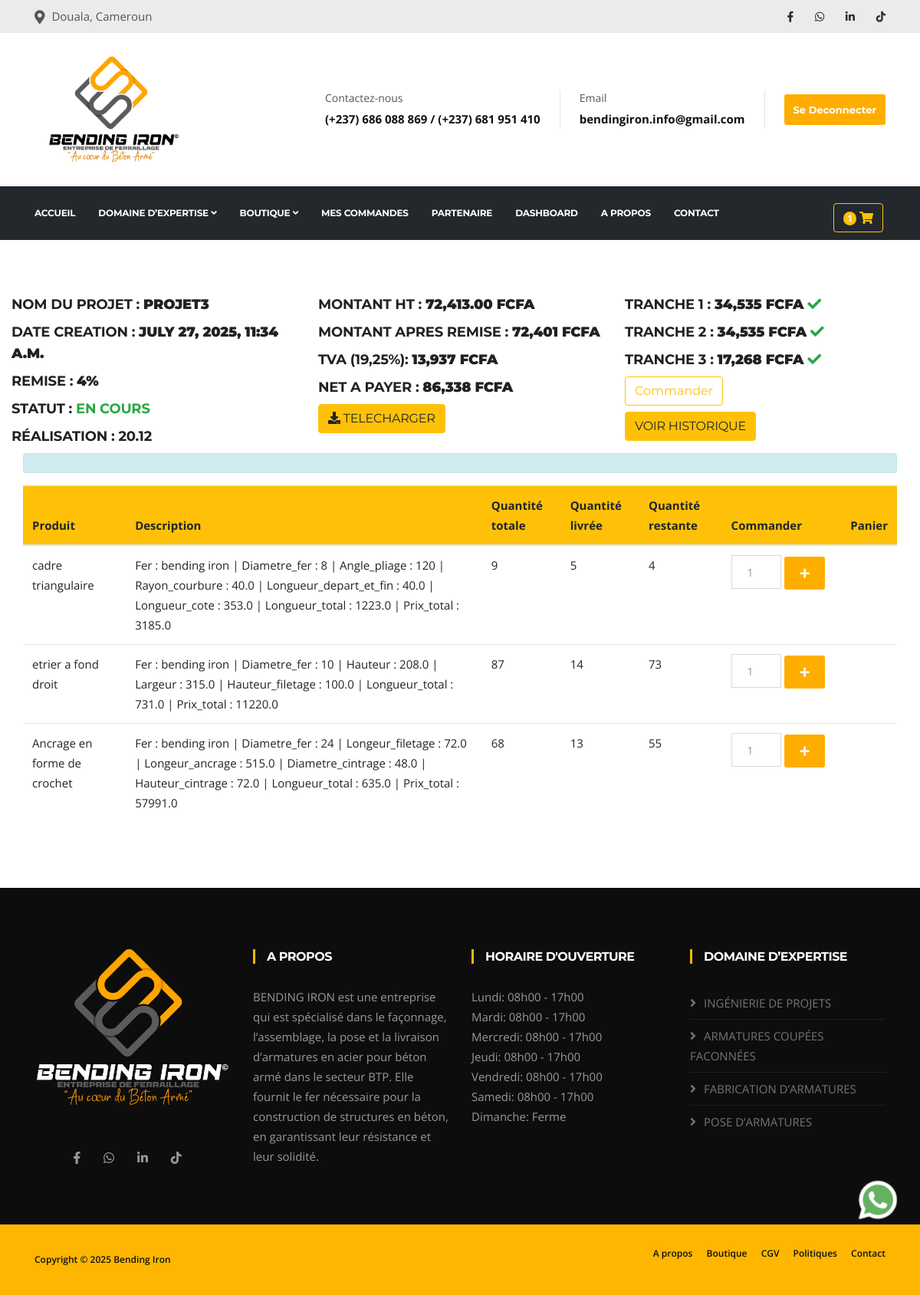
The app's page /partenaire/detail-sur-le-projet/4 (signed in) with its own data.
### partenaires/models.py (models this page shows, shortened)
class Projet(models.Model):
    partenariat=models.ForeignKey(Partenariats, on_delete=models.CASCADE)
    user = models.ForeignKey(User, on_delete=models.CASCADE)
    name=models.CharField(max_length=255, unique=True)
    statut=models.CharField(max_length=255, default='en cours')
    reduction=models.IntegerField(default=15)
    created_at= models.DateTimeField(auto_now_add=True)
    update_at= models.DateTimeField(auto_now=True)
    class Meta:
        constraints = [
            models.UniqueConstraint(fields=['name','partenariat'],name='unique_name_partenariat')
        ]
    @property
    def prix_revient_total(self):
        return sum(item.prix_revient for item in self.projetitems.all())
    @property
    def montant_total(self):
        return sum(item.prix_u * item.quantite for item in self.projetitems.all())
    @property
    def montant_apres_remise(self):
        return round(self.montant_total-((self.prix_revient_total*self.reduction)/100))
    @property
    def montant_tva(self):
        return round((self.montant_apres_remise*19.25)/100)
    @property
    def net_payer(self):
        return round(self.montant_tva + self.montant_apres_remise)
    @property
    def tranche1(self):
        return round((self.net_payer*40)/100)
    @property
    def tranche2(self):
        return round((self.net_payer*40)/100)
    @property
    def tranche3(self):
        return round((self.net_payer*20)/100)
    @property
    def tranche1_payee(self):
        return self.paiements.filter(tranche=1).exists()
    @property
    def tranche2_payee(self):
        return self.paiements.filter(tranche=2).exists()
    @property
    def tranche3_payee(self):
        return self.paiements.filter(tranche=3).exists()
    @property
    def is_solde(self):
        return self.tranche1_payee and self.tranche2_payee and self.tranche3_payee
    @property
    def quantite_totale_commandee(self):
        return self.projetitems.aggregate(total=models.Sum('quantite'))['total'] or 0
    @property
    def quantite_commande_totale(self):
        total = ProjetOrderItem.objects.filter(
            projet_item__projet=self
        ).aggregate(
            somme=Sum('quantite')
        )['somme']
        return total or 0
    @property
    def pourcentage_realisation(self):
        quantite_prevue = self.quantite_totale_commandee
        quantite_commandee = self.quantite_commande_totale
        if quantite_prevue == 0:
            return 0  # éviter division par zéro
        pourcentage = (quantite_commandee / quantite_prevue) * 100
        return round(pourcentage, 2)  # arrondi à 2 décimales
    @property
    def peut_commander(self):
        if self.pourcentage_realisation < 50:
            return self.tranche1_payee
        elif 50 <= self.pourcentage_realisation < 90:
            return self.tranche2_payee
        elif self.pourcentage_realisation >= 90:
            return self.tranche3_payee
        return False
    @property
    def message_etape_suivante(self):
        if self.peut_commander:
            return ""
        elif self.pourcentage_realisation < 50 and not self.tranche1_payee:
            return "La 1er tranche n'est pas encore payée."
        elif 50 <= self.pourcentage_realisation < 90 and not self.tranche2_payee:
            return "La 2e tranche n'est pas encore payée."
        elif self.pourcentage_realisation >= 90 and not self.tranche3_payee:
            return "La 3e tranche n'est pas encore payée."
        return "Conditions non remplies."
    @property
    def get_statut(self):
        statut ="en cours"
        if self.is_solde and self.pourcentage_realisation == 100:
            statut = "termine"
        return statut

class ProjetItem(models.Model):
    projet = models.ForeignKey(Projet,related_name='projetitems', on_delete=models.CASCADE)
    produit = models.ForeignKey(Produit, on_delete=models.CASCADE)
    details = models.JSONField()  # Détails du produit (dimensions, choix d'angle, etc.)
    prix_revient=models.DecimalField(max_digits=10, decimal_places=2)
    quantite = models.PositiveIntegerField(default=1)
    prix_u = models.DecimalField(max_digits=10, decimal_places=2)
    @property
    def get_prix_total(self):
        return self.prix_u*self.quantite
    @property
    def quantite_commande(self):
        return self.orders_items.filter(
                projet_order__projet=self.projet
            ).aggregate(
                total=Sum('quantite')
            )['total'] or 0
    @property
    def quantite_restant(self):
        return self.quantite-self.quantite_commande
    def details_to_text(self):
        if not self.details:
            return ""
        return " | ".join(f"{key.capitalize()} : {value}" for key, value in self.details.items())

### produits/models.py (models this page shows, shortened)
class Produit(models.Model):
    SOUS_CATEGORIE = [
        ('Etrier pour bardage et toiture','Etrier pour bardage et toiture'),
        ('boulon d\'ancrage a beton','boulon d\'ancrage a beton'),
        ('cintrage d\'extremite','Cintrage d extremite'),
        ('redressage et decoupage','Redressage et decoupage'),
        ('Cintrage de cadre','Cintrage de Cadre'),
        ('Cintrage de forme','Cintrage de Forme'),
        ('Quincaillerie','Quincaillerie'),
    ]
    categorie=models.ForeignKey(Categorie, related_name='categorie',on_delete=models.CASCADE)
    nom = models.CharField(max_length=255)
    sous_categorie = models.CharField(max_length=255,choices=SOUS_CATEGORIE,null=True,blank=True)#valeur facultative
    imageshop3d=models.ImageField(upload_to='produits/images')
    imageshop2d=models.ImageField(upload_to='produits/images')
    image_sous_categorie = models.ImageField(upload_to='produits/images',null=True,blank=True)
    name_page = models.CharField(max_length=255)
    Description = models.TextField(max_length=400,null=True,blank=True)#valeur facultative
    class Meta:
        constraints = [
            models.UniqueConstraint(fields=['sous_categorie','nom'],name='unique_sous_categorie_nom')
        ]
    def __str__(self):
        return f'{self.nom}'

### partenaires/views.py (the view)
# urls.py: path('detail-sur-le-projet/<int:projet_id>', detail_projet, name='partenaire.detail'),
@login_required
def detail_projet(request, projet_id):
    current_url = request.get_full_path()
    projet = get_object_or_404(Projet, id=projet_id)
    produits = ProjetItem.objects.filter(projet=projet_id)
    produits_details = []
    for item in produits:
        produits_details.append({
                'id':item.id,
                'produit': item.produit,
                'details': item.details_to_text(),
                'quantite': item.quantite,
                'prix': item.prix_u,
                'quantite_restant':item.quantite_restant,
                'quantite_commande':item.quantite_commande,
                'total': item.get_prix_total,
                'prix_revient':item.prix_revient,
            })
    context = {
        'produits':produits_details,
        'projet':projet,
        'current_url':current_url,
    }
    return render(request, 'detail-projet.html', context)

### contact/context_processor.py (called while the page is built)
def unread_messages(request):
    pass
    unread_messages =Contact.get_unread_messages()
    return {
        'unread_messages_count': unread_messages.count(),
        'unread_messages': unread_messages,
    }

### contact/models.py (called while the page is built)
    @staticmethod
    def get_unread_messages():
        return Contact.objects.filter(is_read=False).order_by('-created_at').all()

### fer/context_processors.py (called while the page is built)
def seuil_critique_count(request):
    seuil_count = sum(1 for fer in Fer.objects.all() if fer.sueil_atteint)
    return {
        'fer_seuil_critique_count': seuil_count
    }

### fer/models.py (called while the page is built)
    @property
    def longueur_totale(self):
        total = self.mouvement_set.annotate(
            total_longueur=ExpressionWrapper(F('longueur_m') * F('quantite'), output_field=DecimalField())
        ).aggregate(longueur_totale=Sum('total_longueur'))['longueur_totale']
        return total or 0

    @property
    def sueil_atteint(self):
       if self.longueur_totale < self.longueur_critique :
           return True
       else :
           return False

### partenaires/context_proccessor.py (called while the page is built)
def order_en_attente(request):
    nb_en_attente = 0
    commandes = ProjetOrder.objects.all()
    for commande in commandes:
        dernier_traiment = TraimentOrder.objects.filter(projet_order=commande).order_by('-created_at').first()
        if dernier_traiment and dernier_traiment.statut == 'en_attente':
            nb_en_attente += 1
    return {
        'nb_order_partenaire': nb_en_attente
    }

### produits/models.py (called while the page is built)
    @property
    def prix_utile(self):
        return self.prix/12000

### usesOrders/context_proccessor.py (called while the page is built)
def panier_count(request):
    if request.user.is_authenticated:
        panier = Cart.objects.filter(user=request.user).first()
        if panier :
            items=CartItem.objects.filter(cart_id=panier.id)
            total_articles = items.count()
            if total_articles :
                total_articles = items.count()
            else :
                total_articles = 0
        else:
         total_articles = 0
    else:
        total_articles = 0  # Si l'utilisateur n'est pas connecté, il n'y a pas de panier
    return {'panier_count': total_articles,}

def commandes_en_attente(request):
    nb_en_attente = 0
    commandes = Order.objects.all()
    for commande in commandes:
        dernier_traiment = Traiment.objects.filter(order=commande).order_by('-created_at').first()
        if dernier_traiment and dernier_traiment.statut == 'en_attente':
            nb_en_attente += 1
    return {
        'nb_order': nb_en_attente
    }

### partenaires/templates/detail-projet.html (shortened to what this page needs)
{% extends 'appf.html' %}
{% block 'content' %}
{% load static %}
{% load humanize %}
<section class="content">
    <div class="container-fluid">
        <div class="row">
            <div class="col-md-4">
                <h4>Nom du projet : <b>{{projet.name}}</b></h4>
                <h4>Date creation : <b>{{projet.created_at}}</b></h4>
                <h4>Remise : <b>{{projet.reduction}}%</b></h4>
                <h4>Statut : <span class="text-success">{{projet.get_statut}}</span></h4>
                <h4>Réalisation : {{ projet.pourcentage_realisation }}</h4>
            </div>
            <div class="col-md-4">
                <h4>Montant HT : <b>{{projet.montant_total|intcomma}} fcfa</b></h4>
                <h4>Montant Apres remise : <b>{{projet.montant_apres_remise|intcomma}} fcfa</b></h4>
                <h4>TVA (19,25%): <b>{{projet.montant_tva|intcomma}} fcfa</b></h4>
                <h4>Net a payer : <b>{{projet.net_payer|intcomma}} fcfa</b> </h4>
                <h4><a href="{% url 'download.projet' projet.id %}" class="btn btn-warning"><i class="fas fa-download"></i> Telecharger</a></h4>
            </div>
            <div class="col-md-4">
                <h4>Tranche 1 : <b>{{projet.tranche1|intcomma}} fcfa</b>
                    {% if projet.tranche1_payee %}
                    <i class="fa fa-check text-success"></i>
                    {% endif %}
                </h4>
                <h4>Tranche 2 : <b>{{projet.tranche2|intcomma}} fcfa</b>
                    {% if projet.tranche2_payee %}
                    <i class="fa fa-check text-success"></i>
                    {% endif %}
                </h4>
                <h4>Tranche 3 : <b>{{projet.tranche3|intcomma}} fcfa</b>
                    {% if projet.tranche3_payee %}
                    <i class="fa fa-check text-success"></i>
                    {% endif %}
                </h4>
                <h4>
                    <button class="btn btn-outline-warning" onclick="validerCommande()">Commander</button>
                    <a href="{% url 'historique-order' projet.id%}" class="btn btn-warning">Voir historique</a>
                </h4>
            </div>
        </div>
        <div class="col-md-12">
            <div class="alert alert-info text-center text-dark" role="alert">
            </div>
            <table class="table mt-2 table-responsive">
                <thead class='bg-warning'>
                    <th>Produit</th>
                    <th>Description</th>
                    <th>Quantité totale</th>
                    <th>Quantité livrée</th>
                    <th>Quantité restante</th>
                    <th colspan="2">Commander</th>
                    <th>Panier</th>
                </thead>
                <tbody>
                    {% for produit in produits %}
                    <tr data-id="{{ produit.id }}" data-nom="{{ produit.produit }}"
                        data-restant='{{produit.quantite_restant}}'>
                        <td>{{ produit.produit }}</td>
                        <td>{{ produit.details }}</td>
                        <td>{{ produit.quantite }}</td>
                        <td>{{produit.quantite_commande}}</td>
                        <td>{{produit.quantite_restant}}</td>
                        {% if produit.quantite_commande >= produit.quantite %}
                        <td>
                            <span class="text-success">atteint</span>
                        </td>
                        {% else %}
                        {% if projet.peut_commander %}
                        <td colspan="2">
                            <input type="number" min="1" value="1" class="form-control d-inline w-50 qty-input">
                            <button class="btn btn-primary"
                                onclick="addToCart({{ produit.id }}, '{{ produit.produit }}', this)">
                                <i class="fa fa-plus"></i>
                            </button>
                        </td>
                        {% endif %}
                        {% endif %}
                        <td class="panier-cell">
                        </td>
                    </tr>
                    {% endfor %}
                </tbody>
            </table>
        </div>
    </div>
    </div>
{% endblock %}t

### static/front/css/styles.css (style rules this page uses)
body { background: #fff; color: #555; }
body, p { font-family: "Open Sans", sans-serif; text-rendering: optimizeLegibility; -webkit-font-smoothing: antialiased !important; line-height: 26px; font-size: 15px; }
h1, h2, h3, h4, h5, h6 { color: #212121; font-weight: 700; font-family: "Montserrat", sans-serif; text-rendering: optimizeLegibility; -webkit-font-smoothing: antialiased !important; }
h4 { font-size: 18px; line-height: 28px; text-transform: uppercase; letter-spacing: -0.2px; }
html { overflow-x: hidden !important; width: 100%; height: 100%; position: relative; -webkit-font-smoothing: antialiased; text-rendering: optimizeLegibility; }
body { border: 0; margin: 0; padding: 0; }
a:link, a:visited { text-decoration: none; }
a { color: inherit; transition: 0.2s ease; }
section, .section-padding { padding: 70px 0; position: relative; }
.form-control { box-shadow: none; border: 1px solid #dadada; padding: 5px 20px; height: 44px; background: none; color: #959595; font-size: 14px; border-radius: 0; }
.btn-primary, .btn-dark { border: 0; border-radius: 3px; padding: 12px 20px 10px; font-weight: 700; text-transform: uppercase; color: #fff; font-family: "Montserrat", sans-serif; transition: 350ms; font-size: 14px; }
.btn-primary { background: #ffae00; }

### records on screen
Projet: name "PROJET3", created_at "JULY 27, 2025, 11:34 A.M.", reduction "4", get_statut "EN COURS", pourcentage_realisation "20.12", montant_total "72,413.00", montant_apres_remise "72,401", montant_tva "13,937", net_payer "86,338", tranche1 "34,535", tranche2 "34,535", tranche3 "17,268"
Produit: produit "cadre triangulaire", details "Fer : bending iron | Diametre_fer : 8 | Angle_pliage : 120 | Rayon_courbure : 40.0 | Longueur_depart_et_fin : 40.0 | Longueur_cote : 353.0 | Longueur_total : 1223.0 | Prix_total : 3185.0", quantite "9", quantite_commande "5", quantite_restant "4"
Produit: produit "etrier a fond droit", details "Fer : bending iron | Diametre_fer : 10 | Hauteur : 208.0 | Largeur : 315.0 | Hauteur_filetage : 100.0 | Longueur_total : 731.0 | Prix_total : 11220.0", quantite "87", quantite_commande "14", quantite_restant "73"
Produit: produit "Ancrage en forme de crochet", details "Fer : bending iron | Diametre_fer : 24 | Longeur_filetage : 72.0 | Longeur_ancrage : 515.0 | Diametre_cintrage : 48.0 | Hauteur_cintrage : 72.0 | Longueur_total : 635.0 | Prix_total : 57991.0", quantite "68", quantite_commande "13", quantite_restant "55"

### other values on screen
{{ panier_count }} "1"
